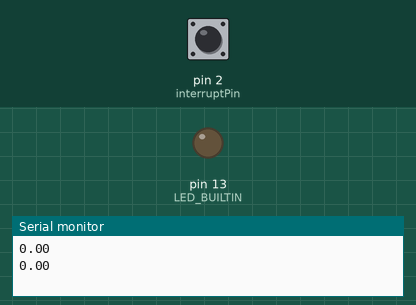
Recording of a sketch running on a simulated Arduino Uno, built with avr-gcc and run on an emulated ATmega328P. Parts: output pins drawn as LEDs (lit = HIGH), the last lines printed to the serial monitor. The inputs (shaded band) are chosen by the test bench; at power-on: pin 2 (interruptPin) HIGH.

Above: at 1.2 s.
1.3 s: pin 2 (interruptPin) pulled LOW for 0.15 s
At 2.4 s:
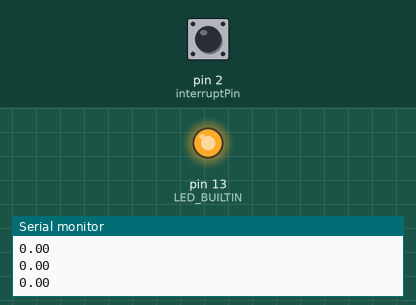
2.9 s: pin 2 (interruptPin) pulled LOW for 1 s
At 3.6 s:
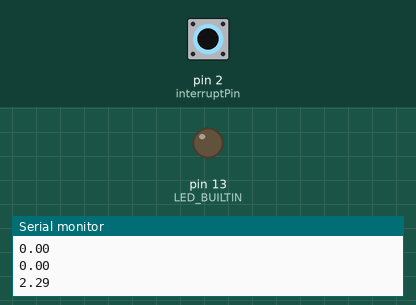
5.4 s: pin 2 (interruptPin) pulled LOW for 3.2 s
At 6.7 s:
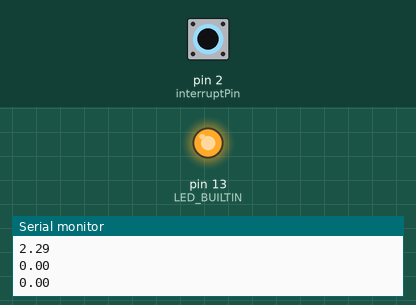
Timing chart, 0 to 8.4 s (numbered marks = the images above; inputs shaded):
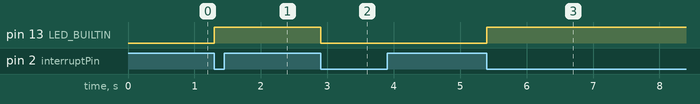

Measured:
- after the input at 1.3 s, pin 13 (LED_BUILTIN): LOW → HIGH at once
- after the input at 2.9 s, pin 13 (LED_BUILTIN): HIGH → LOW at once
- after the input at 5.4 s, pin 13 (LED_BUILTIN): LOW → HIGH at once

The sketch:

Conveyor_SpeedMeter.ino
```cpp
/*
    Conveyor Speed Meter Unit ( meter / minute )

    Created on: May 29, 2021

    Author: Coskun ERGAN

    V-1.0
*/
#define TIMEOUT_PERCENT   50
#define CALIBRATION       7.00f
#define MAGNET_POLARITY   4
#define DEBOUNCE_MS       20
//----------------------
const byte interruptPin = 2;
float MeterPerMinute;
//----------------------
volatile uint8_t TimeIndex;
volatile uint16_t Speed;
volatile uint16_t TimeoutMs;
volatile uint32_t TimerMs;
volatile uint32_t TickMs;
volatile uint32_t TimeLogs[MAGNET_POLARITY];
/***********************************************/
void Timer_Init(void)
{
  //timer1 1Hz' e ayarlanıyor
  cli();
  TCCR1A = 0;
  TCCR1B = 0;
  TCNT1  = 0;
  //OCR1A = 15624;// = (16*10^6) / (1*1024) - 1 (değer 65536 dan küçük)
  OCR1A = 15;//~1mS
  TCCR1B |= (1 << WGM12);
  TCCR1B |= (1 << CS12) | (1 << CS10);
  TIMSK1 |= (1 << OCIE1A);
  sei();
}
/***********************************************/
void setup()
{
  pinMode(LED_BUILTIN, OUTPUT);
  pinMode(interruptPin, INPUT_PULLUP);
  attachInterrupt(digitalPinToInterrupt(interruptPin), IntPin_ISR, FALLING);
  Serial.begin(9600);
  Timer_Init();
}
/***********************************************/
/***********************************************/
/***********************************************/
void loop()
{
  if (Speed)
  {
    MeterPerMinute = 100000 / (Speed * CALIBRATION);
  }
  else
  {
    MeterPerMinute = 0;
  }
  Serial.println(MeterPerMinute);
  delay(1000);
}
/***********************************************/
void IntPin_ISR()
{
  uint32_t temp;
  static uint32_t last_time = 0;
  if (TickMs > (last_time + DEBOUNCE_MS))
  {
    last_time = TickMs;
    digitalWrite(LED_BUILTIN, !digitalRead(LED_BUILTIN));
    TimeIndex++;
    TimeIndex %= MAGNET_POLARITY;
    if (TimeLogs[TimeIndex])
    {
      Speed = (TimerMs - TimeLogs[TimeIndex]);
    }
    else
    {
      temp = TimeLogs[(TimeIndex - 1) % MAGNET_POLARITY];
      if (temp)
      {
        Speed = (TimerMs - temp) * MAGNET_POLARITY;
      }
    }
    TimeLogs[TimeIndex] = TimerMs;
    if (Speed)
    {
      TimeoutMs = (Speed / MAGNET_POLARITY);
      TimeoutMs += ((TimeoutMs * TIMEOUT_PERCENT) / 100);
    }
  }
}
/***********************************************/
ISR(TIMER1_COMPA_vect)
{
  TimerMs++;
  TickMs++;
  if (TimeoutMs)
  {
    if (--TimeoutMs == 0)
    {
      TimerMs = 0;
      Speed = 0;
      for (int i = 0; i < MAGNET_POLARITY; i++)
      {
        TimeLogs[i] = 0;
      }
    }
  }
}
/***********************************************/
/***********************************************/
/***********************************************/
```
